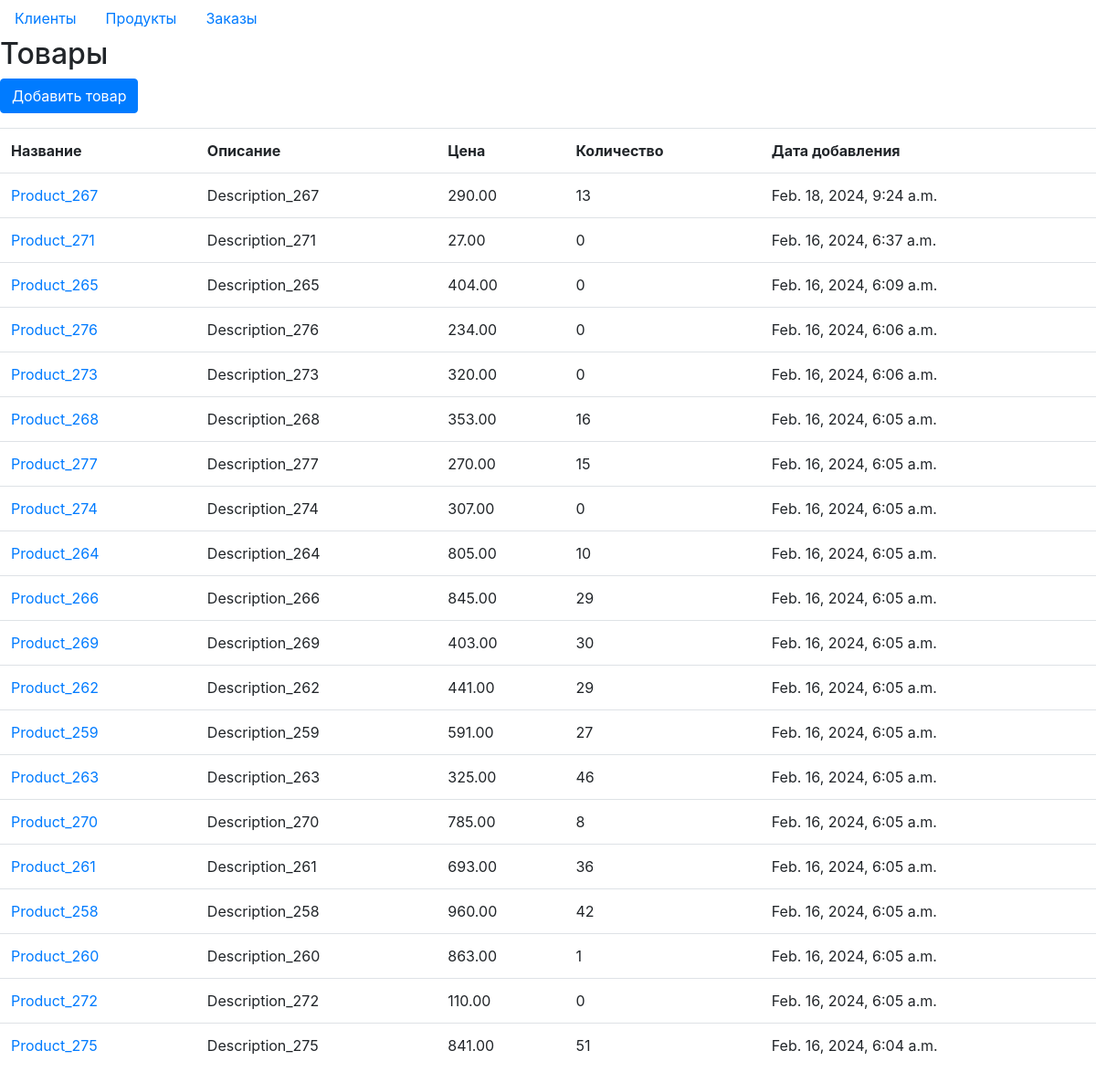
The page /homework_03/products/ on the database as committed earlier.
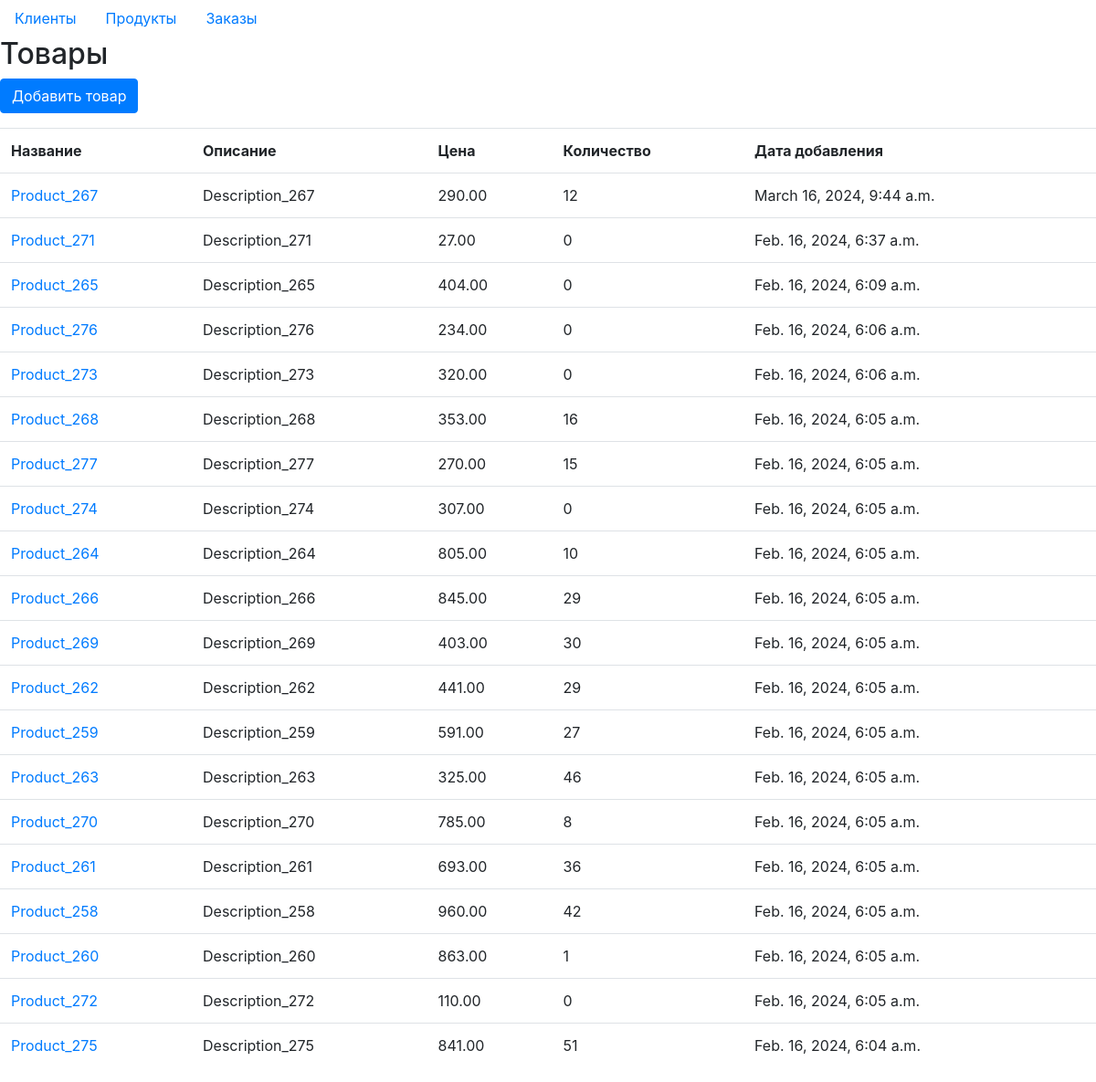
The same page on the database as committed later.
### homework_02/models.py (models this page shows, shortened)
class Product(models.Model):
    name = models.CharField(max_length=100, unique=True, verbose_name='название')
    description = models.TextField(verbose_name='описание', blank=True, null=True)
    price = models.DecimalField(max_digits=10, decimal_places=2, verbose_name='цена')
    count = models.IntegerField(verbose_name='количество', default=0, blank=True, null=True)
    date_added = models.DateTimeField(auto_now=True, verbose_name='дата добавления')
    photo = models.FileField(upload_to='photos', blank=True, null=True, verbose_name='фото')
    class Meta:
        ordering = ['-date_added']
        verbose_name = 'товар'
        verbose_name_plural = 'товары'

### homework_03/views.py (the view)
# urls.py: path('products/', get_products, name='get_products'),
def get_products(request):
    products = Product.objects.order_by('-date_added').all()
    context = {
        'title': 'Товары',
        'columns': ['Название', 'Описание', 'Цена', 'Количество', 'Дата добавления'],
        'products': products,
    }
    return render(request, 'homework_03/products.html', context)

### homework_03/templates/homework_03/products.html (shortened to what this page needs)
{% extends 'homework_03/orders_base.html' %}
{% block content %}
<h2> {{ title }} </h2>
<p><a class="btn btn-primary" role="button" href="{% url 'product_create'%}">Добавить товар</a></p>
<table class="table">
    <tr>
        {% for column in columns %}
        <th>{{ column }}</th>
        {% endfor %}
    </tr>
    {% for product in products %}
    <tr>
        <td><a href="{% url 'product_full' product.id %}">{{ product.name }}</a></td>
        <td>{{ product.description }}</td>
        <td>{{ product.price }}</td>
        <td>{{ product.count }}</td>
        <td>{{ product.date_added }}</td>
    </tr>
    {% endfor %}
</table>
{% endblock %}

Rows that differ between the two databases and show on the page:
changed Product "Product_267": count "13" → "12"; date_added "Feb. 18, 2024, 9:24 a.m." → "March 16, 2024, 9:44 a.m."
